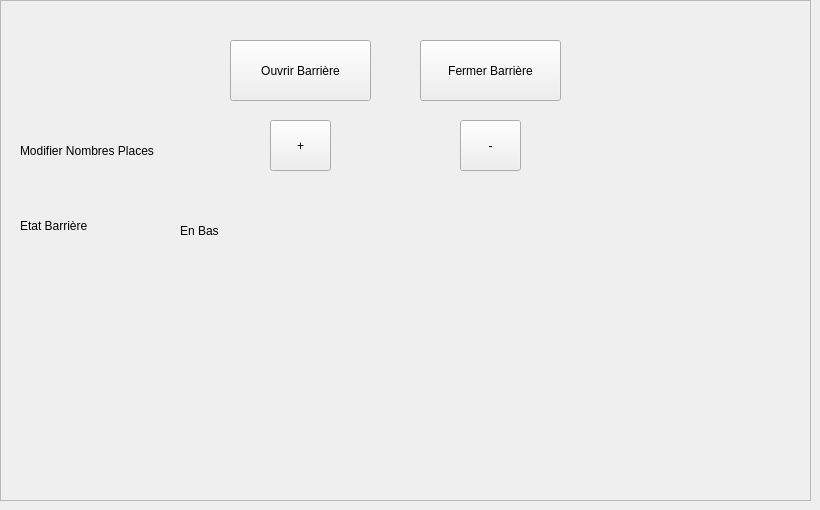
   <widget class="QWidget" name="tab_4">
    <attribute name="title">
     <string>Parking</string>
    </attribute>
    <widget class="QLabel" name="label_27">
     <property name="geometry">
      <rect>
       <x>20</x>
       <y>130</y>
       <width>241</width>
       <height>41</height>
      </rect>
     </property>
     <property name="text">
      <string>Modifier Nombres Places</string>
     </property>
    </widget>
    <widget class="QLabel" name="label_29">
     <property name="geometry">
      <rect>
       <x>180</x>
       <y>210</y>
       <width>141</width>
       <height>41</height>
      </rect>
     </property>
     <property name="text">
      <string>En Bas</string>
     </property>
    </widget>
    <widget class="QFrame" name="frame_4">
     <property name="geometry">
      <rect>
       <x>0</x>
       <y>0</y>
       <width>811</width>
       <height>501</height>
      </rect>
     </property>
     <property name="frameShape">
      <enum>QFrame::StyledPanel</enum>
     </property>
     <property name="frameShadow">
      <enum>QFrame::Raised</enum>
     </property>
     <widget class="QPushButton" name="pushButton_close">
      <property name="geometry">
       <rect>
        <x>420</x>
        <y>40</y>
        <width>141</width>
        <height>61</height>
       </rect>
      </property>
      <property name="text">
       <string>Fermer Barrière</string>
      </property>
     </widget>
     <widget class="QPushButton" name="pushButton_open">
      <property name="geometry">
       <rect>
        <x>230</x>
        <y>40</y>
        <width>141</width>
        <height>61</height>
       </rect>
      </property>
      <property name="text">
       <string>Ouvrir Barrière</string>
      </property>
     </widget>
     <widget class="QPushButton" name="pushButton_moin">
      <property name="geometry">
       <rect>
        <x>460</x>
        <y>120</y>
        <width>61</width>
        <height>51</height>
       </rect>
      </property>
      <property name="text">
       <string>-</string>
      </property>
     </widget>
     <widget class="QPushButton" name="pushButton_close_2">
      <property name="geometry">
       <rect>
        <x>270</x>
        <y>120</y>
        <width>61</width>
        <height>51</height>
       </rect>
      </property>
      <property name="text">
       <string>+</string>
      </property>
     </widget>
     <widget class="QLabel" name="label_26">
      <property name="geometry">
       <rect>
        <x>20</x>
        <y>190</y>
        <width>131</width>
        <height>71</height>
       </rect>
      </property>
      <property name="text">
       <string>Etat Barrière</string>
      </property>
     </widget>
    </widget>
    <zorder>frame_4</zorder>
    <zorder>label_27</zorder>
    <zorder>label_29</zorder>
   </widget>
